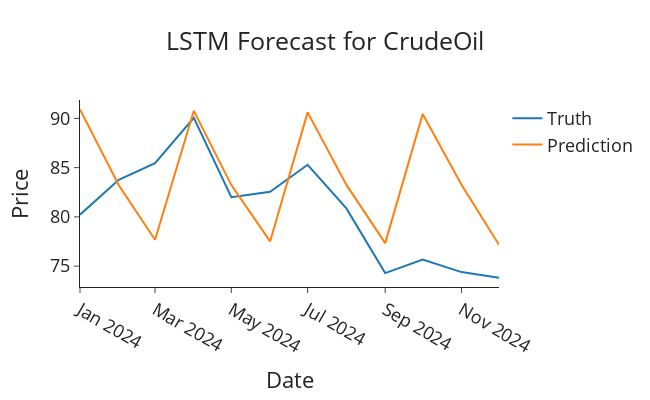

Here is the notebook cell this chart was saved with:
### Code cell
plot_forecasts(
    pd.DataFrame({
        'date': test_dates, 
        "Crude Oil Brent Price": test["Crude Oil Brent Price"].values
    }), 
    true_predictions, 
    "Crude Oil Brent Price", 
    "LSTM Forecast for CrudeOil"
)
